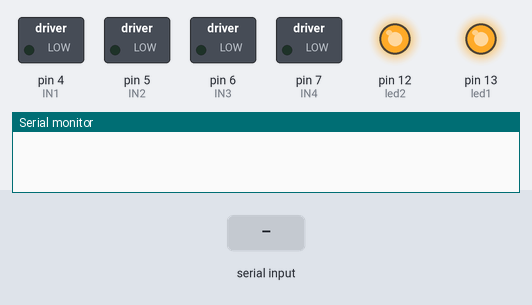
This sketch was run on a simulated Arduino Uno, built with avr-gcc and run on an emulated ATmega328P. Shown: switched loads named in the sketch (green lamp = pin HIGH), output pins drawn as LEDs (lit = HIGH), the last lines printed to the serial monitor. Inputs (shaded band) come from the test bench.

Above: at 1.2 s.
1.3 s: "F" received over Serial
At 2.3 s:
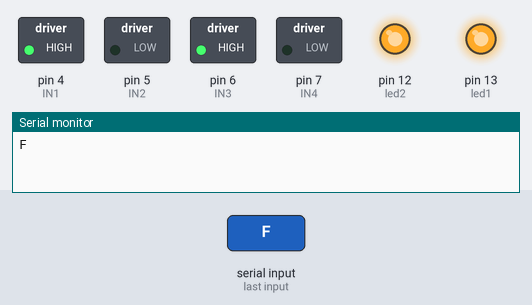
2.8 s: "B" received over Serial
At 3.4 s:
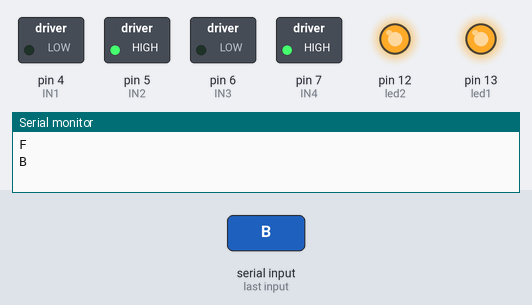
4.3 s: "R" received over Serial
At 4.6 s:
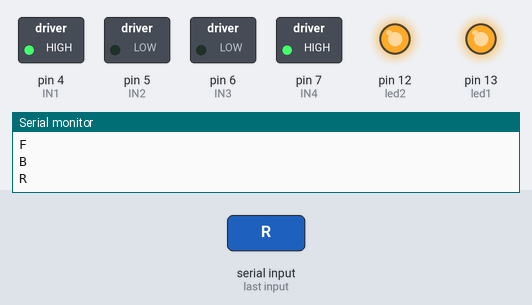
5.8 s: "L" received over Serial
At 6.9 s:
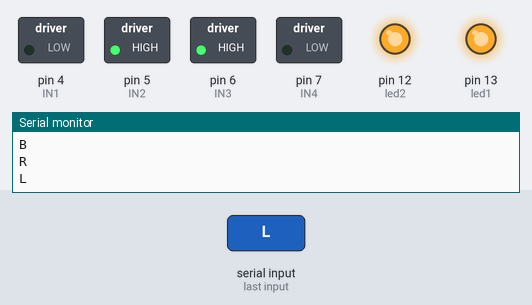
7.3 s: "S" received over Serial
At 8.1 s:
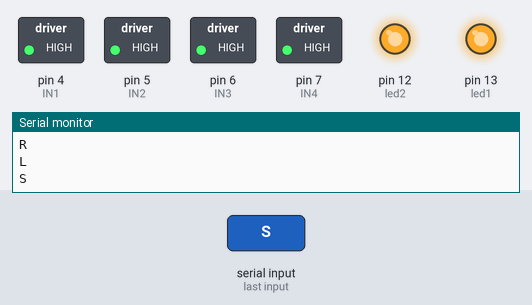
8.8 s: "w" received over Serial
At 9.2 s:
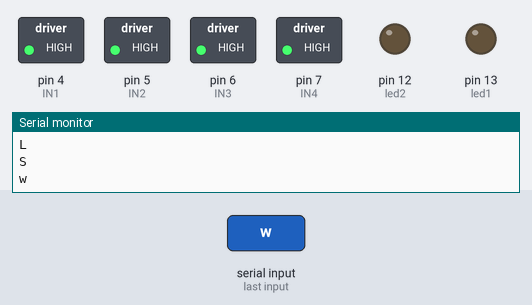
Timing chart, 0 to 11.3 s (numbered marks = the images above; inputs shaded):
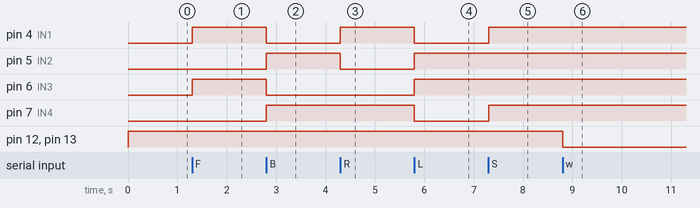

Measured:
- after the input at 1.3 s, pin 4 (IN1), pin 6 (IN3): LOW → HIGH at once
- after the input at 2.8 s, pin 4 (IN1), pin 6 (IN3): HIGH → LOW at once; pin 5 (IN2), pin 7 (IN4): LOW → HIGH at once
- after the input at 4.3 s, pin 4 (IN1): LOW → HIGH at once; pin 5 (IN2): HIGH → LOW at once
- after the input at 5.8 s, pin 4 (IN1), pin 7 (IN4): HIGH → LOW at once; pin 5 (IN2), pin 6 (IN3): LOW → HIGH at once
- after the input at 7.3 s, pin 4 (IN1), pin 7 (IN4): LOW → HIGH at once
- after the input at 8.8 s, pin 12 (led2), pin 13 (led1): HIGH → LOW at once

The sketch:

Carrinho_bluetooth.ino.ino
```cpp
//Definicoes pinos Arduino ligados a entrada da Ponte H
int IN1 = 4;
int IN2 = 5;
int IN3 = 6;
int IN4 = 7;
char letra;
int led1 = 13;
int led2 = 12;
void setup() {
  //Define os pinos como saida
 pinMode(IN1, OUTPUT);
 pinMode(IN2, OUTPUT);
 pinMode(IN3, OUTPUT);
 pinMode(IN4, OUTPUT);
 pinMode(led1, OUTPUT);
 pinMode(led2, OUTPUT);
 digitalWrite(led1, HIGH);
 digitalWrite(led2, HIGH);
 Serial.begin(9600);

}

void loop() {
while (Serial.available()>0){
  letra = Serial.read();
  Serial.println(letra);


  if(letra == 'F'){
    frente();
  }
  if(letra == 'B'){
    tras();
  }
  if(letra == 'R'){
    direita();
  }
  if(letra == 'L'){
    esquerda();
  }
  if(letra == 'S'){
    parar();
  }
  if(letra == 'W'){
    digitalWrite(led1, HIGH);
    digitalWrite(led2, HIGH);
  }
  if(letra == 'w'){
    digitalWrite(led1, LOW);
    digitalWrite(led2, LOW);
  }
}
}


void frente(){
  //Gira o Motor A no sentido horario
 digitalWrite(IN1, HIGH);
 digitalWrite(IN2, LOW);
 //Gira o Motor B no sentido horario
 digitalWrite(IN3, HIGH);
 digitalWrite(IN4, LOW);
}

void tras(){
  //Gira o Motor A no sentido anti-horario
 digitalWrite(IN1, LOW);
 digitalWrite(IN2, HIGH);
 //Gira o Motor B no sentido anti-horario
 digitalWrite(IN3, LOW);
 digitalWrite(IN4, HIGH);
}
void direita(){
  //Gira o Motor A no sentido horario
 digitalWrite(IN1, HIGH);
 digitalWrite(IN2, LOW);
  //Gira o Motor B no sentido anti-horario
 digitalWrite(IN3, LOW);
 digitalWrite(IN4, HIGH);
}
void esquerda(){
  //Gira o Motor B no sentido horario
 digitalWrite(IN3, HIGH);
 digitalWrite(IN4, LOW);
 //Gira o Motor A no sentido anti-horario
 digitalWrite(IN1, LOW);
 digitalWrite(IN2, HIGH);
}
void parar(){
  //Para o motor A
 digitalWrite(IN1, HIGH);
 digitalWrite(IN2, HIGH);
 //Para o motor B
 digitalWrite(IN3, HIGH);
 digitalWrite(IN4, HIGH);
}
```
